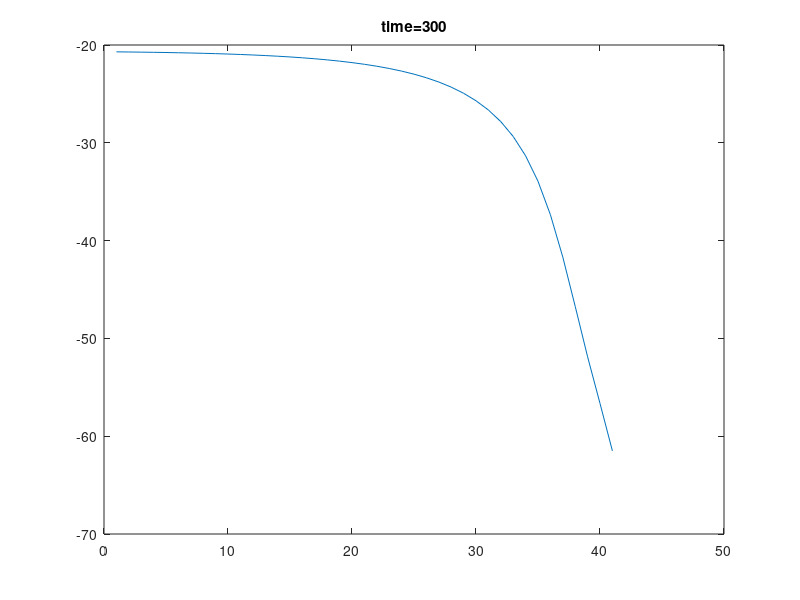

Reproduce this figure in MATLAB.
function [] = Richard1d_Demo()
% Richars equation 1D solver tester.
% The function focus on fix Dirichlet BC.
% This function serves as a Demo for all Richard solver developed in this
% project.
% Demo: demonstrate all formulate function of ax=b;
%
% Input parameters:
%
% Output parameters:
%
% Examples:
%
% % Short description of example, followed by Matlab code line
% >> matlab code of example
%
% See also: 
% Author:   Wei Xing
% History:  06/05/2017  file created
%
%% Parameter Initial 
%     % Set standard initialization parameter
%        InitOptStandard = [0.2, 0.25, 0];
%        % InitRand = 0.3 (use normal random inoculation with 30% of domain of variables),
%        % InitNindKeep = 0.2 (keep 20% maximal)
%        % InitNindUniform = 0 (create no random individuals)
%     % Check input parameters
%        % At least the first 2 input parameters are necessary
%        if nargin < 2,  error('Not enough input parameters (at least 2 parameters - individuals and Nind)'); end
%        if isnan(PopInit), PopInit = []; end
%        % The 3. input parameter is optional, default is []
%        if nargin < 3,  VLUB = []; end
%     % the 4. input parameter is optional and can contain multiple options
%        if nargin < 4, InitOpt = []; end
%        if isnan(InitOpt), InitOpt = []; end
%        % When too many options are contained in InitOpt, issue a warning and 
%        % shorten the parameter vector
%        if length(InitOpt) > length(InitOptStandard), 
%           InitOpt = InitOpt(1:length(InitOptStandard)); 
%           warning(' Too many parameters in InitOpt! InitOpt was shortened.');
%        end
tic
%% Setup
% Spatial setup
lengthZ=40;
deltaZ=1;
nZ=lengthZ/deltaZ+1;

% Temporal setup
lengthTime=300;
deltaTime=1;
nTime=lengthTime/deltaTime;

% Iteration solver setup
nMaxIteration=1000;
maxIteError=0.1;


%% Initialize mesh
% [X,Z] = meshgrid(0:deltaX:lengthX,0:deltaZ:lengthZ);
[Z] = ndgrid(0:deltaZ:lengthZ);

%%  Permeability field
lengthcale=100;     
%larger number means less stochastic (more correlation as one zooms in the 
%field) field. Thus gives smoother result.
scale=0.005;
% overall magnitude of the permeability field. decide the changing speed.

Ks=permeabilityField([Z(:)],lengthcale)*scale;


%% initial conditions and boundary value (DBC)
h_init=ones(nZ,1)*-61.5;               %value for all initial points

h_init(1,1)=-20.7;       %value for top DBC
h_init(end,1)=-61.5;     %value for bottom DBC

dbcFlag=zeros(nZ,1);     %specify DBC location
dbcFlag(1)=1;
dbcFlag(end)=1;

%Auxiliary variable
% P=diag(dbcFlag);

dbcIndex=find(dbcFlag);     %specify DBC index for later fitting in value
nodeIndex=find(~dbcFlag);   %specify free node index

nNode=sum(~dbcFlag);        %number of free node


%% Main 

H=h_init;
for t=1:nTime
    
    H_PreviousTime=H;
    
    for k=1:nMaxIteration 
    
        H0=H;
        
        C=theataDifFunc(H);
        K=kFunc(H);
%         K=kFieldFunc(H,Ks);
        
        %Assemble Ax+B=0; Vectorized code.
        centerDiag = (2.*K+ circshift(K,1)+circshift(K,-1))/(2*deltaZ^2)+C/deltaTime;  %A_center diagonal %first and last elements are meaningless                    
        upDiag     = (K+ circshift(K,1))/(-2*deltaZ^2);                                %A_up     diagonal %first and last elements are meaningless                  
        downDiag   = (K+ circshift(K,-1))/(-2*deltaZ^2);                               %A_down   diagonal %first and last elements are meaningless 

        Btemp      = (circshift(K,-1)-circshift(K,1))/(2*deltaZ)-H_PreviousTime.*C/deltaTime;

        %make spare A                    
        %Todo this part maybe improved using better sparse diag
        Amethod=1;
        switch Amethod 
            case 1      %Very fast
                Atemp=spdiags(centerDiag,0,nZ,nZ) +circshift(spdiags(upDiag,0,nZ,nZ),[0,-1]) +circshift(spdiags(downDiag,0,nZ,nZ),[0,1]);                                          
            case 2
                Atemp=sparse (diag(centerDiag,0) +circshift(diag(upDiag,0),[0,-1]) +circshift(diag(downDiag,0),[0,1]));       
            otherwise 
        end

        %pick free node and componsate for dbc involved 
        A=Atemp(nodeIndex,nodeIndex);
        B=Btemp(nodeIndex)+Atemp(nodeIndex,dbcIndex)*H(dbcIndex);
        
        %solve linear equation
        h=A\(-B);
        H(nodeIndex)=h;
        
        %stopping criteria
        sseIte=sum((H(:)-H0(:)).^2);
        if sqrt(sseIte)<maxIteError 
            break 
        end

    end
        TheataRecord(:,:,t)=H;
    
end
    
    toc
    
    figure(1)
    % plot(H_init);

    for t=1:nTime
        plot(TheataRecord(:,:,t))
        title(sprintf('time=%i',t))
        drawnow
        frame(t)=getframe;

    end

  
end


%% 
function picardSolve(H,deltaT,H0)


    for k=1:nMaxIteration 
    
        H0=H;
        
        C=theataDifFunc(H);
        K=kFunc(H);
        sseIte=sum((H(:)-H0(:)).^2);
        
        
        centerDiag = (2.*K+ circshift(K,1)+circshift(K,-1))/(2*deltaZ^2)+C/deltaTime;  %A_center diagonal %first and last elements are meaningless                    
        upDiag     = (K+ circshift(K,1))/(-2*deltaZ^2);                                %A_up     diagonal %first and last elements are meaningless                  
        downDiag   = (K+ circshift(K,-1))/(-2*deltaZ^2);                               %A_down   diagonal %first and last elements are meaningless 

        Btemp      = (circshift(K,-1)-circshift(K,1))/(2*deltaZ)-H_PreviousTime.*C/deltaTime;

        %make spare A                    
        %Todo this part maybe improved using better sparse diag
        Amethod=1;
        switch Amethod 
            case 1      %Very fast
                Atemp=spdiags(centerDiag,0,nZ,nZ) +circshift(spdiags(upDiag,0,nZ,nZ),[0,-1]) +circshift(spdiags(downDiag,0,nZ,nZ),[0,1]);                                          
            case 2
                Atemp=sparse (diag(centerDiag,0) +circshift(diag(upDiag,0),[0,-1]) +circshift(diag(downDiag,0),[0,1]));       
            otherwise 
        end

        %pick free node and componsate for dbc involved 
        A=Atemp(nodeIndex,nodeIndex);
        B=Btemp(nodeIndex)+Atemp(nodeIndex,dbcIndex)*H(dbcIndex);
             

        h=A\(-B);
        
       
        
        if sqrt(sseIte)<miniIteError 
            break 
        end
        
    end





 
            
end



   function picardAbForm()
            imethod=3;
            switch imethod 
                case 1      %simple, easy to understand but slow program
                    
                    indexMatrix=zeros(nZ,1);
                    indexMatrix(2:end-1)=1:nZ-2;                
                    i=1;
                    
                    for j =2:nZ-1

                        kHalfUp   =(K(j,i)+K(j-1,i))/2;
                        kHalfDown =(K(j,i)+K(j+1,i))/2;

                        cCenter=C(j,i);

                        wUp   = -kHalfUp  ./deltaZ^2;
                        wDown = -kHalfDown./deltaZ^2;

                        wCenter=cCenter/deltaTime-wUp-wDown;
                        b=(kHalfDown-kHalfUp)/deltaZ-H_PreviousTime(j,i)*cCenter/deltaTime;

                        indexCenter=indexMatrix(j,i);
                        indexUp=indexMatrix(j-1,i);
                        indexDown=indexMatrix(j+1,i);

                        %Check BC and modify 
                        %check if top BC
                        if j==2 
                            indexUp=0;
                            b=b+wUp*H(j-1,i);
                        end

                        %check if bottom BC
                        if j==nZ-1 
                            indexDown=0;
                            b=b+wDown*H(j+1,i);
                        end

                        if indexUp>0 A(indexCenter,indexUp)=wUp; end
                        if indexDown>0 A(indexCenter,indexDown)=wDown; end

                        A(indexCenter,indexCenter)=wCenter;
                        B(indexCenter,1)=b;

                    end
                    
                case 2         %% Method II semi-Vectorize code (prepare for Method III)        
                    
                    Atemp=zeros(nZ);
                    Btemp=zeros(nZ,1);
%                     nZ=nNode;

                    for i=2:nZ-1    % for all non-boundary points
                       Atemp(i,i)   = (2*K(i)+ K(i-1)+K(i+1))/(2*deltaZ^2)+C(i)/deltaTime;
                       Atemp(i,i-1) = (K(i)+ K(i-1))/(-2*deltaZ^2);
                       Atemp(i,i+1) = (K(i)+ K(i+1))/(-2*deltaZ^2); 
                       Btemp(i)     = (K(i+1)-K(i-1))/(2*deltaZ)-H_PreviousTime(i)*C(i)/deltaTime;

                    end

                    A=Atemp(nodeIndex,nodeIndex);
                    B=Btemp(nodeIndex)+Atemp(nodeIndex,dbcIndex)*H(dbcIndex);
                    
                case 3      %% Method III Vectorize code    
                    
                    centerDiag = (2.*K+ circshift(K,1)+circshift(K,-1))/(2*deltaZ^2)+C/deltaTime;  %A_center diagonal %first and last elements are meaningless                    
                    upDiag     = (K+ circshift(K,1))/(-2*deltaZ^2);                                %A_up     diagonal %first and last elements are meaningless                  
                    downDiag   = (K+ circshift(K,-1))/(-2*deltaZ^2);                               %A_down   diagonal %first and last elements are meaningless 
                        
                    Btemp      = (circshift(K,-1)-circshift(K,1))/(2*deltaZ)-H_PreviousTime.*C/deltaTime;
                                      
                    %make spare A                    
                    %Todo this part maybe improved using better sparse diag
                    Amethod=1;
                    switch Amethod 
                        case 1      %Very fast
                            Atemp=spdiags(centerDiag,0,nZ,nZ) +circshift(spdiags(upDiag,0,nZ,nZ),[0,-1]) +circshift(spdiags(downDiag,0,nZ,nZ),[0,1]);                                          
                        case 2
                            Atemp=sparse (diag(centerDiag,0) +circshift(diag(upDiag,0),[0,-1]) +circshift(diag(downDiag,0),[0,1]));       
                        otherwise 
                    end
                                                                        
                    %pick free node and componsate for dbc involved 
                    A=Atemp(nodeIndex,nodeIndex);
                    B=Btemp(nodeIndex)+Atemp(nodeIndex,dbcIndex)*H(dbcIndex);
             
                otherwise 
                    error('no such method')
            end
    end

%%
function theata=theataFunc(h)
theataS=0.287;
theataR=0.075;
alpha=1.611e6;
beta=3.96;

result=alpha.*(theataS-theataR)/(alpha+abs(h).^beta)+theataR;
end

function theataDif=theataDifFunc(h)
theata_s=0.287;
theata_r=0.075;
alpha=1.611e6;
beta=3.96;

theataDif=-alpha.*(theata_s-theata_r).*-1.*(alpha+abs(h).^beta).^(-2).*abs(h).^(beta-1);

end

function result=kFunc(h)
rho=1.175e6;
r=4.74;
k_s=0.00944;

result=k_s.*rho./(rho+abs(h).^r);
end

function result=kFieldFunc(h,ks)
% h and k must be the same sizes
rho=1.175e6;
r=4.74;

result=ks.*rho./(rho+abs(h).^r);
end


function Ks=permeabilityField(X,lengthcale)
% permeability generator (log-normal) given X coordinates and measure lengthscale.
%
% log(ks)=z~N(0,cov(x1,x2))
% cov[z_{12}]=cov(x1,x2)=exp(-|x1-x2|/c) and E[z]=0
%
% pointCoordinate=[X(:),Z(:)];

%larger number means less stochastic field. Thus less smooth.
% lengthcale=10; 

[nX,dimX]=size(X);

%calculate distance matrix
distance = pdist(X);
distanceMatrix = squareform(distance);

%calculate covariance matrix
covMatrix=exp(-distanceMatrix./lengthcale);    

% KL decomposition on covariance matrix via SVD/eigen decomposition
% [klBasis,klEigenValue] = eigs(covMatrix,nY*nX); 
[klBasis,klEigenValue,~] = svds(covMatrix,nX); 


% [nKlBasis,~]=sizes(klBasis);


%Generate independent normal samples 
seed=101;
rng(seed);
sample= randn(nX,1);

%make multivariate Gaussian distributions with samples. zero mean.
%Covariance specified though KL basis.
Ks=klBasis*sqrt(klEigenValue)*sample;
% Ks=reshape(Ks,nY,nX);

% a log (multi) normal permeability field
Ks=exp(Ks);

end

